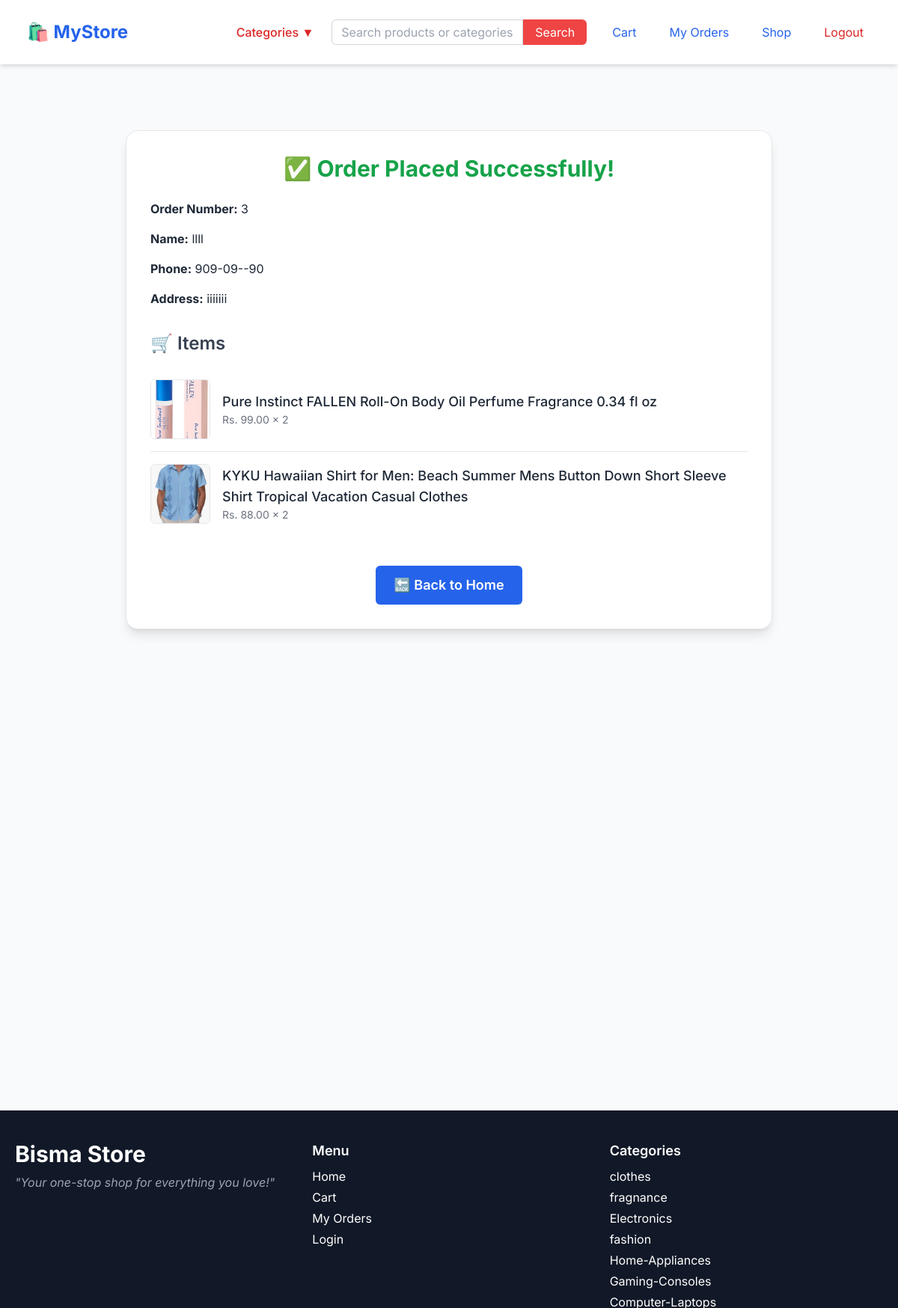
The app's page /order-success/3/ (signed in) with its own data.
### store/models.py (models this page shows, shortened)
class Order(models.Model):
    user = models.ForeignKey(User, on_delete=models.CASCADE)
    address = models.TextField()
    name = models.CharField(max_length=100, null=True, blank=True)   # ✅ updated
    phone = models.CharField(max_length=20, null=True, blank=True)
    created_at = models.DateTimeField(auto_now_add=True)

class OrderItem(models.Model):
    order = models.ForeignKey(Order, related_name='items', on_delete=models.CASCADE)
    product = models.ForeignKey(Product, on_delete=models.SET_NULL, null=True)
    quantity = models.PositiveIntegerField()
    price = models.DecimalField(max_digits=10, decimal_places=2)  # snapshot of product price at order time

class Product(models.Model):
    SIZES = [('S', 'Small'), ('M', 'Medium'), ('L', 'Large')]
    name = models.CharField(max_length=255)
    description = models.TextField()
    price = models.DecimalField(max_digits=10, decimal_places=2)
    image = models.ImageField(upload_to='products/')
    category = models.ForeignKey(Category, on_delete=models.SET_NULL, null=True, blank=True)
    available_sizes = models.ManyToManyField("Size", blank=True)
    sale_price = models.DecimalField(max_digits=10, decimal_places=2, null=True, blank=True)
    sale_start = models.DateField(null=True, blank=True)
    sale_end = models.DateField(null=True, blank=True)
    shipping_rate = models.DecimalField(max_digits=10, decimal_places=2, default=0)
    created_at = models.DateTimeField(default=timezone.now, editable=False)
    stock = models.IntegerField(default=0)

class Category(models.Model):
    name = models.CharField(max_length=200)
    slug = models.SlugField(unique=True, blank=True, null=True)
    image = models.ImageField(upload_to="categories/", blank=True, null=True)

### store/views.py (the view)
# urls.py: path('order-success/', views.order_success, name='order_success'),
@login_required
def order_success(request, order_id):
    order = get_object_or_404(Order, id=order_id)
    return render(request, 'order_success.html', {'order': order})

### store/context_processors.py (called while the page is built)
def categories_context(request):
    categories = Category.objects.all()
    return {
        'categories': categories
    }

### templates/order_success.html (shortened to what this page needs)
{% extends 'base.html' %}
{% block content %}
<div class="max-w-4xl mx-auto py-12 px-4">
    <div class="bg-white p-8 rounded-2xl shadow-lg border border-gray-200">
        <h2 class="text-3xl font-bold text-green-600 mb-6 text-center">✅ Order Placed Successfully!</h2>
        <div class="space-y-4 text-gray-800">
            <p><strong>Order Number:</strong> {{ order.id }}</p>
            <p><strong>Name:</strong> {{ order.name }}</p>
            <p><strong>Phone:</strong> {{ order.phone }}</p>
            <p><strong>Address:</strong> {{ order.address }}</p>
        </div>
        <h3 class="text-2xl font-semibold text-gray-700 mt-8 mb-4">🛒 Items</h3>
        <ul class="divide-y divide-gray-200">
            {% for item in order.items.all %}
            <li class="flex items-center gap-4 py-4">
                <img src="{{ item.product.image.url }}" alt="{{ item.product.name }}"
                     class="w-20 h-20 object-cover rounded-md border">
                <div class="flex-1">
                    <p class="text-lg font-medium">{{ item.product.name }}</p>
                    <p class="text-sm text-gray-500">Rs. {{ item.price }} × {{ item.quantity }}</p>
                </div>
            </li>
            {% endfor %}
        </ul>
        <div class="text-center mt-10">
            <a href="{% url 'home' %}" class="inline-block bg-blue-600 hover:bg-blue-700 text-white px-6 py-3 rounded-md text-lg font-semibold transition-all">
                🔙 Back to Home
            </a>
        </div>
    </div>
</div>
{% endblock %}

### templates/base.html (shortened to what this page needs)
{% load static %}
<!DOCTYPE html>
<html lang="en">
<head>
    <script src="https://cdn.tailwindcss.com"></script>
    <link rel="stylesheet" href="{% static 'css/style.css' %}">
</head>
<body class="bg-gray-50 text-gray-800">
<header class="bg-white shadow-md">
    <div class="max-w-7xl mx-auto px-4 py-4 flex justify-between items-center">
        <h1 class="text-2xl font-bold text-blue-600">
            <a href="{% url 'frontpage' %}">🛍️ MyStore</a>
        </h1>
        <nav class="flex items-center gap-6">
            <div class="relative group">
                <button class="text-red-600 font-medium">Categories ▼</button>
            </div>
            <form action="{% url 'search' %}" method="get" class="flex">
                <input type="text" name="q" placeholder="Search products or categories..."
                       class="border border-gray-300 px-3 py-1 rounded-l-md w-64 text-black">
                <button type="submit" class="bg-red-500 text-white px-4 py-1 rounded-r-md">Search</button>
            </form>
            {% if user.is_authenticated %}
                <a href="{% url 'cart' %}" class="text-blue-600">Cart</a>
                <a href="{% url 'user_orders' %}" class="text-blue-600">My Orders</a>
                <a href="{% url 'home' %}" class="text-blue-600">Shop</a>
                <a href="{% url 'logout' %}" class="text-red-600">Logout</a>
            {% else %}
                <a href="{% url 'login' %}" class="text-blue-600">Login</a>
                <a href="{% url 'register' %}" class="text-blue-600">Register</a>
            {% endif %}
        </nav>
    </div>
</header>
<main
    class="{% if auth_page %}flex items-center justify-center min-h-[80vh]{% else %}min-h-[80vh] py-10 px-4{% endif %}">
    {% block content %}{% endblock %}
</main>
<footer class="bg-gray-900 text-white py-10">
    <div class="max-w-7xl mx-auto grid grid-cols-1 md:grid-cols-3 gap-8 text-center md:text-left">
        <div>
            <h2 class="text-3xl font-bold">Bisma Store</h2>
            <p class="mt-2 text-gray-400 italic">"Your one-stop shop for everything you love!"</p>
        </div>
        <div>
            <h3 class="font-semibold text-lg mb-2">Menu</h3>
            <ul class="space-y-1">
                <li><a href="{% url 'home' %}" class="hover:underline">Home</a></li>
                <li><a href="{% url 'cart' %}" class="hover:underline">Cart</a></li>
                <li><a href="{% url 'user_orders' %}" class="hover:underline">My Orders</a></li>
                <li><a href="{% url 'login' %}" class="hover:underline">Login</a></li>
            </ul>
        </div>
        <div>
            <h3 class="font-semibold text-lg mb-2">Categories</h3>
            <ul class="space-y-1">
                {% for cat in categories %}
                    <li><a href="{% url 'category' cat.slug %}" class="hover:underline">{{ cat.name }}</a></li>
                {% endfor %}
            </ul>
        </div>
    </div>
</footer>
</body>
</html>

### static/css/style.css (style rules this page uses)
body { font-family: Arial, sans-serif; margin: 0; background: #f7f7f7; }
header, footer { background: #222; color: #fff; padding: 10px 20px; text-align: center; }
nav a { color: #fff; margin: 0 10px; text-decoration: none; }
main { padding: 20px; }

### templates/base.html (style rules this page uses)
body { font-family: 'Inter', sans-serif; }

### records on screen
Order: id "3", name "llll", phone "909-09--90", address "iiiiiii"
OrderItem: product.image (picture), product.name "Pure Instinct FALLEN Roll-On Body Oil Perfume Fragrance 0.34 fl oz", price "99.00", quantity "2"
OrderItem: product.image (picture), product.name "KYKU Hawaiian Shirt for Men: Beach Summer Mens Button Down Short Sleeve Shirt Tropical Vacation Casual Clothes", price "88.00", quantity "2"
Category: name "clothes"
Category: name "fragnance"
Category: name "Electronics"
Category: name "fashion"
Category: name "Home-Appliances"
Category: name "Gaming-Consoles"
